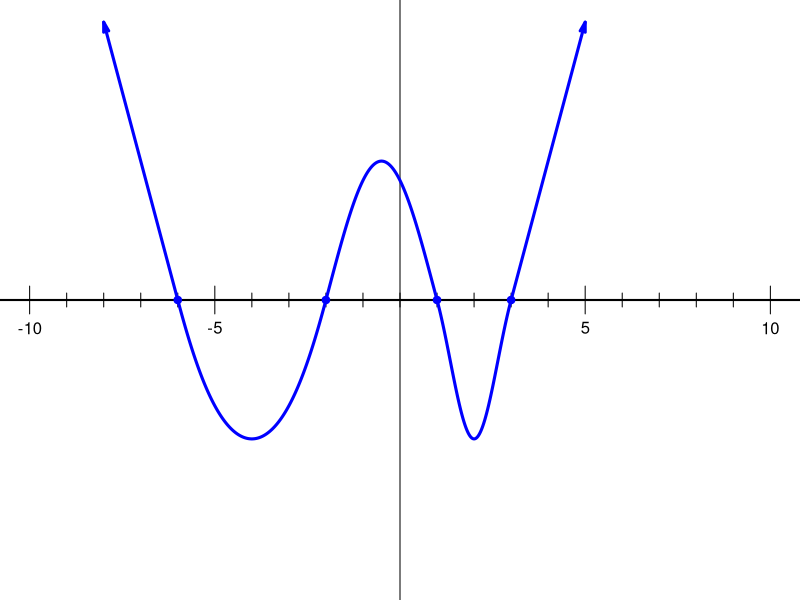
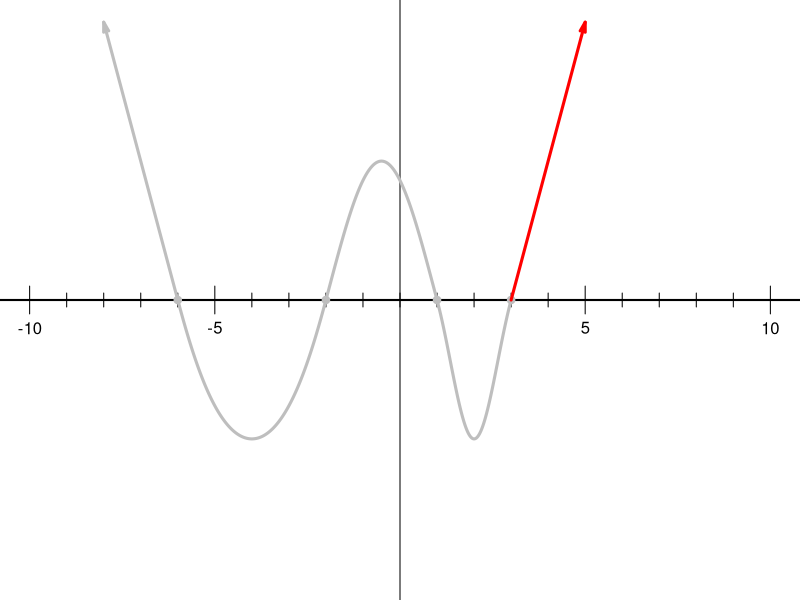

The R source for these figures, in order:
## ---- chunk 1
n = 4
while(T){
    root = sort(sample(1:8,n)*sample(c(-1,1),n,T))
    if(min(diff(root))>1 && max(diff(root))<7){break}
}
a = sample(c(-1,1),1)

# (x+a)(x+b)(x+c)(x+d)
# x^4 + (a+b+c+d)x^3 + (ab+ac+ad+bc+bd+cd)x^2+(abc+abd+acd+bcd)x+abcd

mk4st = function(A,r){
    a = -r[1]
    b = -r[2]
    c = -r[3]
    d = -r[4]
    B = a+b+c+d
    C = a*b+a*c+a*d+b*c+b*d+c*d
    D = a*b*c+a*b*d+a*c*d+b*c*d
    E = a*b*c*d
    s = paste0("[",A,"]x^4+",B,"x^3+",C,"x^2+",D,"x+",E,collapse="")
    s = gsub("+-","-",s,fixed=T)
    s = gsub("[1]","",s,fixed=T)
    s = gsub("[-1]","-",s,fixed=T)
    s = gsub("[","",s,fixed=T)
    s = gsub("]","",s,fixed=T)
    s = gsub("+1x","+x",s,fixed=T)
    s = gsub("-1x","-x",s,fixed=T)
    s = gsub("+0x^3","",s,fixed=T)
    s = gsub("+0x^2","",s,fixed=T)
    s = gsub("+0x","",s,fixed=T)
    return(s)
}

# rmix = sample(root)
if(a==1){
    exp1 = mk4st(1,root) #paste0("(x+",-rmix,")",collapse="")
    exp2 = mk4st(1,-root) #paste0("(x+",rmix,")",collapse="")
    exp3 = mk4st(-1,root) #paste0("-",paste0("(x+",-rmix,")",collapse=""))
    exp4 = mk4st(-1,-root) #paste0("-",paste0("(x+",rmix,")",collapse=""))
    exp5 = paste0("(x+",-root,")",collapse="")
    exp6 = paste0("a",paste0("(x+",-root,")",collapse=""))
} else {
    exp1 = mk4st(-1,root) #paste0("-",paste0("(x+",-rmix,")",collapse=""))
    exp2 = mk4st(-1,-root) #paste0("-",paste0("(x+",rmix,")",collapse=""))
    exp3 = mk4st(1,root) #paste0("(x+",-rmix,")",collapse="")
    exp4 = mk4st(1,-root) #paste0("(x+",rmix,")",collapse="")
    exp5 = paste0("-",paste0("(x+",-root,")",collapse=""))
    exp6 = paste0("a",paste0("(x+",-root,")",collapse=""))
}
# exp1 = gsub("+-","-",exp1,fixed=T)
# exp2 = gsub("+-","-",exp2,fixed=T)
# exp3 = gsub("+-","-",exp3,fixed=T)
# exp4 = gsub("+-","-",exp4,fixed=T)
exp5 = gsub("+-","-",exp5,fixed=T)
exp6 = gsub("+-","-",exp6,fixed=T)

exps = sample(c(exp1,exp2,exp3,exp4))
al = paste0("* $y=",exps,"$",collapse="\n")
sol = paste0(1*(exps==exp1),collapse="")

## ---- chunk 2
par(mar=c(0,0,0,0))
plot(0,0,"n",axes=F,ann=F,xlim=c(-10,10),ylim=c(-2,2))
abline(v=0,lwd=1)
abline(h=0,lwd=2)
for(i in -10:10){
    if(i%%5==0 && i!=0){
        lines(c(i,i),c(-0.1,0.1))
        text(i,-0.2,i)
    } else {
        lines(c(i,i),c(-0.05,0.05))
    }
}
xs = root
ts = rev(-(0:(n-1))*pi)
xwave = seq(min(xs),max(xs),0.01)
sf = splinefunH(xs,ts,rep(1,n))
# print(typeof(sf))
# print(sf)
lines(xwave,a*sin(sf(xwave)),col="blue",lwd=3)
points(root,rep(0,n),pch=19,col="blue")
# lines(c(max(root),max(root)+2),c(0,2*a),col="blue",lwd=3)
# lines(c(min(root),min(root)-2),c(0,2*a*(-1)^n),col="blue",lwd=3)
arrows(max(root),0,max(root)+2,2*a,col="blue",lwd=3,length=0.1,angle=15)
arrows(min(root),0,min(root)-2,2*a*(-1)^n,col="blue",lwd=3,length=0.1,angle=15)
## ---- chunk 3
ss = paste0("$x+",-root,"$",collapse=" and ")
ss = gsub("+-","-",ss,fixed=T)
## ---- chunk 4
par(mar=c(0,0,0,0))
plot(0,0,"n",axes=F,ann=F,xlim=c(-10,10),ylim=c(-2,2))
abline(v=0,lwd=1)
abline(h=0,lwd=2)
for(i in -10:10){
    if(i%%5==0 && i!=0){
        lines(c(i,i),c(-0.1,0.1))
        text(i,-0.2,i)
    } else {
        lines(c(i,i),c(-0.05,0.05))
    }
}
xs = root
ts = rev(-(0:(n-1))*pi)
xwave = seq(min(xs),max(xs),0.01)
sf = splinefunH(xs,ts,rep(1,n))
# print(typeof(sf))
# print(sf)
lines(xwave,a*sin(sf(xwave)),col="grey",lwd=3)
points(root,rep(0,n),pch=19,col="grey")

# lines(c(max(root),max(root)+2),c(0,2*a),col="blue",lwd=3)
# lines(c(min(root),min(root)-2),c(0,2*a*(-1)^n),col="blue",lwd=3)
arrows(max(root),0,max(root)+2,2*a,col="red",lwd=3,length=0.1,angle=15)
arrows(min(root),0,min(root)-2,2*a*(-1)^n,col="grey",lwd=3,length=0.1,angle=15)

if(a>0){
    wrd1 = "up"
    wrd2 = "positive"
} else {
    wrd1 = "down"
    wrd2 = "negative"
}
